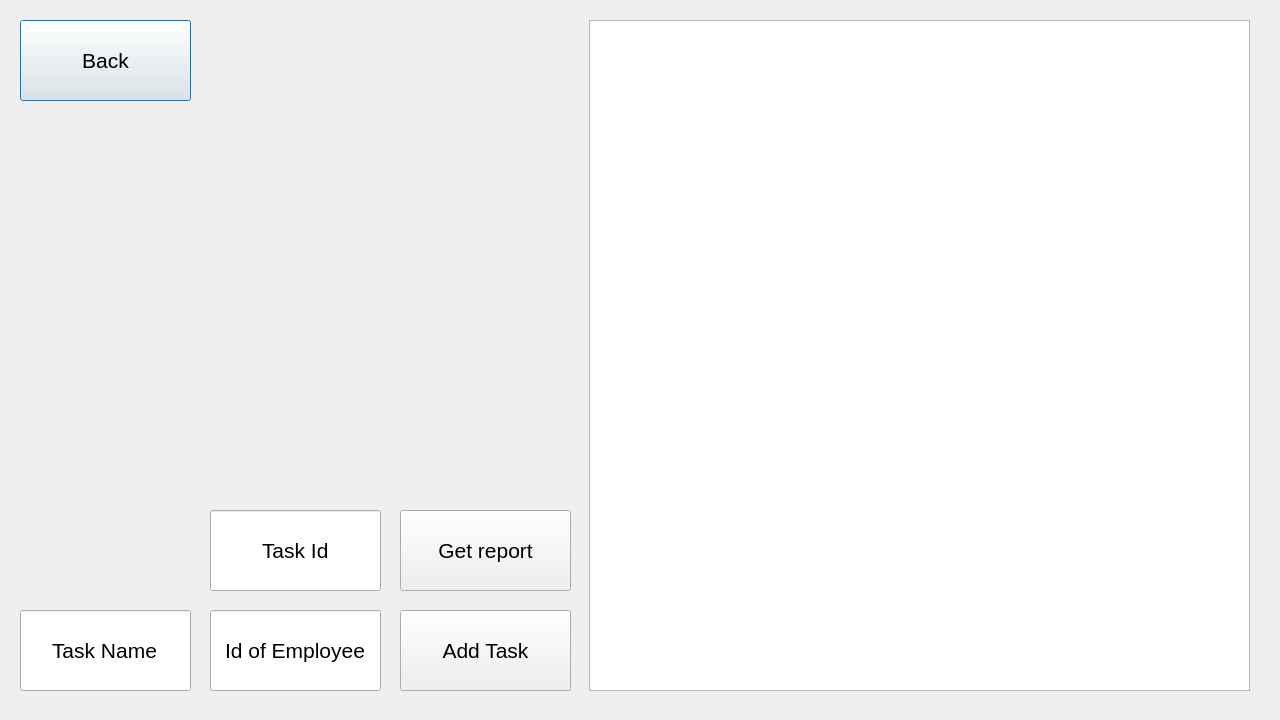
<?xml version="1.0" encoding="UTF-8"?>
<ui version="4.0">
 <class>TasksView</class>
 <widget class="QDialog" name="TasksView">
  <property name="geometry">
   <rect>
    <x>0</x>
    <y>0</y>
    <width>1280</width>
    <height>720</height>
   </rect>
  </property>
  <property name="windowTitle">
   <string>Tasks</string>
  </property>
  <widget class="QPushButton" name="backBtn">
   <property name="geometry">
    <rect>
     <x>20</x>
     <y>20</y>
     <width>171</width>
     <height>81</height>
    </rect>
   </property>
   <property name="font">
    <font>
     <pointsize>16</pointsize>
    </font>
   </property>
   <property name="text">
    <string>Back</string>
   </property>
  </widget>
  <widget class="QTableView" name="tasksTableView">
   <property name="geometry">
    <rect>
     <x>589</x>
     <y>20</y>
     <width>661</width>
     <height>671</height>
    </rect>
   </property>
  </widget>
  <widget class="QPushButton" name="addBtn">
   <property name="geometry">
    <rect>
     <x>400</x>
     <y>610</y>
     <width>171</width>
     <height>81</height>
    </rect>
   </property>
   <property name="font">
    <font>
     <pointsize>16</pointsize>
    </font>
   </property>
   <property name="text">
    <string>Add Task</string>
   </property>
  </widget>
  <widget class="QLineEdit" name="taskNameLineEdit">
   <property name="geometry">
    <rect>
     <x>20</x>
     <y>610</y>
     <width>171</width>
     <height>81</height>
    </rect>
   </property>
   <property name="font">
    <font>
     <pointsize>16</pointsize>
    </font>
   </property>
   <property name="text">
    <string>Task Name</string>
   </property>
   <property name="alignment">
    <set>Qt::AlignCenter</set>
   </property>
  </widget>
  <widget class="QLineEdit" name="idLineEdit">
   <property name="geometry">
    <rect>
     <x>210</x>
     <y>610</y>
     <width>171</width>
     <height>81</height>
    </rect>
   </property>
   <property name="font">
    <font>
     <pointsize>16</pointsize>
    </font>
   </property>
   <property name="text">
    <string>Id of Employee</string>
   </property>
   <property name="alignment">
    <set>Qt::AlignCenter</set>
   </property>
  </widget>
  <widget class="QPushButton" name="getReportBtn">
   <property name="geometry">
    <rect>
     <x>400</x>
     <y>510</y>
     <width>171</width>
     <height>81</height>
    </rect>
   </property>
   <property name="font">
    <font>
     <pointsize>16</pointsize>
    </font>
   </property>
   <property name="text">
    <string>Get report</string>
   </property>
  </widget>
  <widget class="QLineEdit" name="taskIdLineEdit">
   <property name="geometry">
    <rect>
     <x>210</x>
     <y>510</y>
     <width>171</width>
     <height>81</height>
    </rect>
   </property>
   <property name="font">
    <font>
     <pointsize>16</pointsize>
    </font>
   </property>
   <property name="text">
    <string>Task Id</string>
   </property>
   <property name="alignment">
    <set>Qt::AlignCenter</set>
   </property>
  </widget>
 </widget>
 <resources/>
 <connections/>
</ui>
